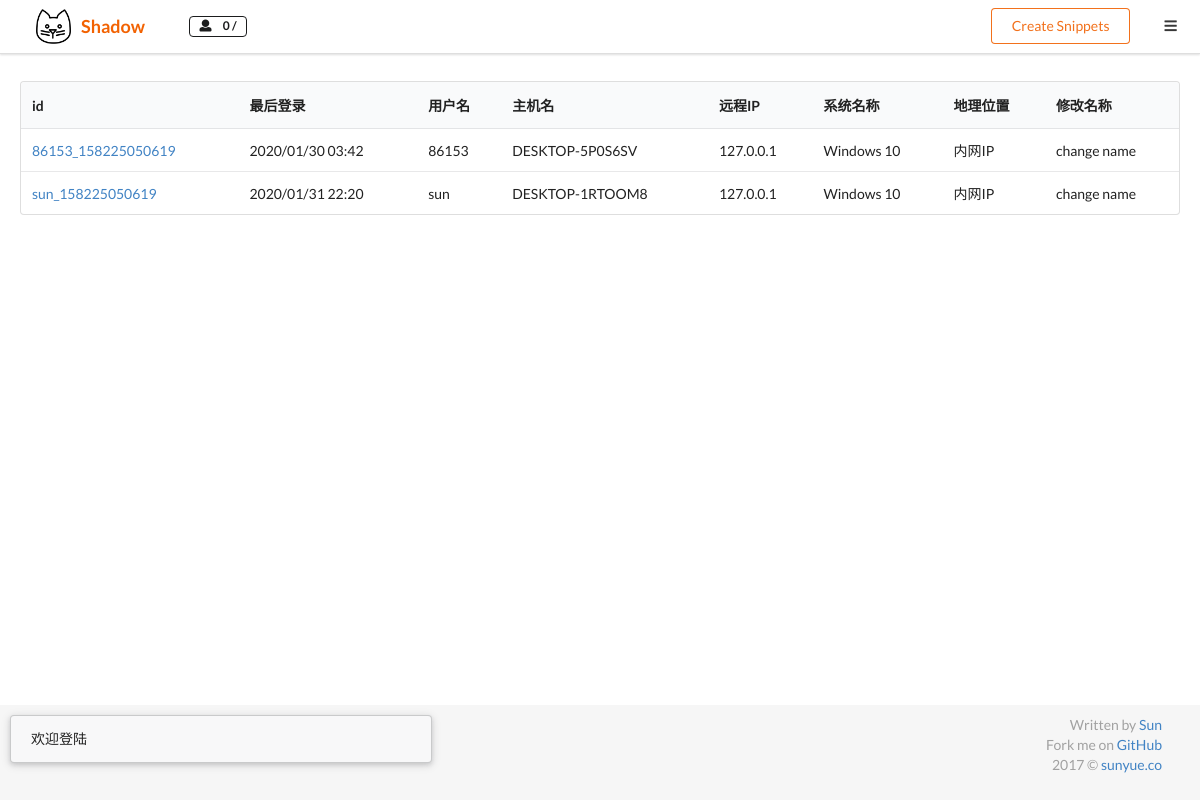
Page /agents (signed in) on the committed database.
### shadow/models.py (models this page shows, shortened)
class Agent(db.Model):
    id = db.Column(db.String(100), primary_key=True)
    display_name = db.Column(db.String(100))
    last_online = db.Column(db.DateTime())
    operating_system = db.Column(db.String(100))
    remote_ip = db.Column(db.String(100))
    geolocation = db.Column(db.String(100))
    output = db.Column(db.Text(), default="")
    hostname = db.Column(db.String(100))
    username = db.Column(db.String(100))
    user_email = db.Column(db.Integer, db.ForeignKey('user.email'))
    user = db.relationship('User', back_populates='agents')
    def is_online(self):
        return (datetime.now() - self.last_online).seconds < 30

### shadow/blueprints/agent.py (the view)
@agent_bp.route('/agents')
def agent_list():
    uid = current_user.email
    agents = Agent.query.filter_by(user_email=uid).all()
    return render_template('agent/home.html', agents=agents)

### shadow/extensions.py (called while the page is built)
@login_manager.user_loader
def load_user(user_id):
    from shadow.models import User
    return User.query.get(int(user_id))

### shadow/templates/agent/home.html (shortened to what this page needs)
{% extends 'base.html' %}
{% block content %}
<div class="pusher">
        <div class="chat-box">
            <div class="messages">
                {% include 'agent/_agents.html' %}
            </div>
        </div>
        <div class="input-area">
            <div class="ui grid form">
                <div class="ten wide column">
                    <div class="field fluid message-box">
                        {% if current_user.is_authenticated %}
                            <div class="ui floating message">欢迎登陆
                            </div>
                        {% else %}
                            <div class="ui floating message">Please <a href="{{ url_for('auth.login') }}">Sign in</a> or
                                <a href="{{ url_for('auth.register') }}">Sign up</a> to send message.
                            </div>
                        {% endif %}
                    </div>
                </div>
                <div class="four wide column right floated right aligned hide-on-mobile">
                    <p>Written by <a href="http://sunyue.co">Sun</a><br>
                        Fork me on <a href="https://github.com/ideasource20170113">GitHub</a><br>
                        2017 © <a href="https://sunyue.co">sunyue.co</a></p>
                </div>
            </div>
        </div>
    </div>
{% endblock %}

### shadow/templates/base.html (shortened to what this page needs)
<html>
<head>
    {% block head %}
        {% block styles %}
            <link rel="stylesheet" href="{{ url_for('static', filename='css/style.css') }}">
            <link rel="stylesheet" href="{{ url_for('static', filename='semantic-ui/semantic.min.css') }}">
            <link rel="stylesheet" href="{{ url_for('static', filename='css/index.css') }}">
        {% endblock styles %}
    {% endblock %}
</head>
<body>
{% block nav %}
    <div class="ui top fixed borderless menu">
        <a class="item shadow" href="{{ url_for('agent.home') }}">
            <img src="{{ url_for('static', filename='logo.png') }}">
            <span>Shadow</span>
        </a>
        <div class="item">
            <div class="ui label black basic" title="Online users">
                <i class="user icon"></i> <span id="user-count">0</span> / {{ user_amount }}
            </div>
        </div>
        <div class="right menu hide-on-mobile">
            {% if current_user.is_authenticated %}
                <div class="item">
                    <button class="ui button orange basic" id="show-snippet-modal">Create Snippets</button>
                </div>
            {% else %}
                <div class="item">
                    <a class="ui primary button" href="{{ url_for('auth.login') }}">
                        Sign in</a>
                </div>
            {% endif %}
            <a class="item" id="toggle-sidebar">
                <i class="sidebar icon"></i>
            </a>
        </div>
    </div>
{% endblock %}
{% block content %}{% endblock %}
</body>
</html>

### shadow/templates/agent/_agents.html
<div class="msg-box">
    {% if current_user.is_authenticated %}
        <table class="ui table">
            <thead>
            <tr>
                <th>id</th>
                <th>最后登录</th>
                <th>用户名</th>
                <th>主机名</th>
                <th>远程IP</th>
                <th>系统名称</th>
                <th>地理位置</th>
                <th>修改名称</th>
            </tr>
            </thead>
            <tbody>
            {% for agent in agents %}
                <tr>
                    <td><a href="{{ url_for('agent.agent_detail', agent_id=agent.id) }}">{{ agent.display_name }}</a>
                    </td>
                    <td>
                        {% if agent.last_online %}
                            {% if agent.is_online() %}
                                ONLINE
                            {% else %}
                                {{ agent.last_online.strftime('%Y/%m/%d %H:%M') }}
                            {% endif %}
                        {% endif %}
                    </td>
                    <td>{{ agent.username }}</td>
                    <td>{{ agent.hostname }}</td>
                    <td>{{ agent.remote_ip }}</td>
                    <td>{{ agent.operating_system }}</td>
                    <td>{{ agent.geolocation }}</td>
                    <td>change name</td>
                </tr>
            {% endfor %}
            </tbody>
        </table>
    {% endif %}
</div>

### shadow/static/css/style.css (style rules this page uses)
html, body { height: 100%; margin: 0; padding: 0; }
.shadow { margin-left: 20px; }
.shadow span { padding-left: 10px; font-weight: bold; font-size: 18px; color: #f26202; }
.chat-box { height: 100%; color: #a1a1a1; margin: 0; padding: 59px 0 90px; }
.chat-box .msg-box { padding: 12px 0 10px; clear: both; }
.input-area { position: fixed; bottom: 0; left: 0; height: 95px; width: 100%; background: #f6f6f6; color: #a1a1a1; padding: 10px; }
.messages { height: 100%; margin: 0; overflow-y: scroll; padding: 10px 20px 10px 20px; }
.column { max-width: 450px; }

### rows in the picture
Agent: display_name "86153_158225050619", last_online "2020/01/30 03:42", username "86153", hostname "DESKTOP-5P0S6SV", remote_ip "127.0.0.1", operating_system "Windows 10", geolocation "内网IP"
Agent: display_name "sun_158225050619", last_online "2020/01/31 22:20", username "sun", hostname "DESKTOP-1RTOOM8", remote_ip "127.0.0.1", operating_system "Windows 10", geolocation "内网IP"
